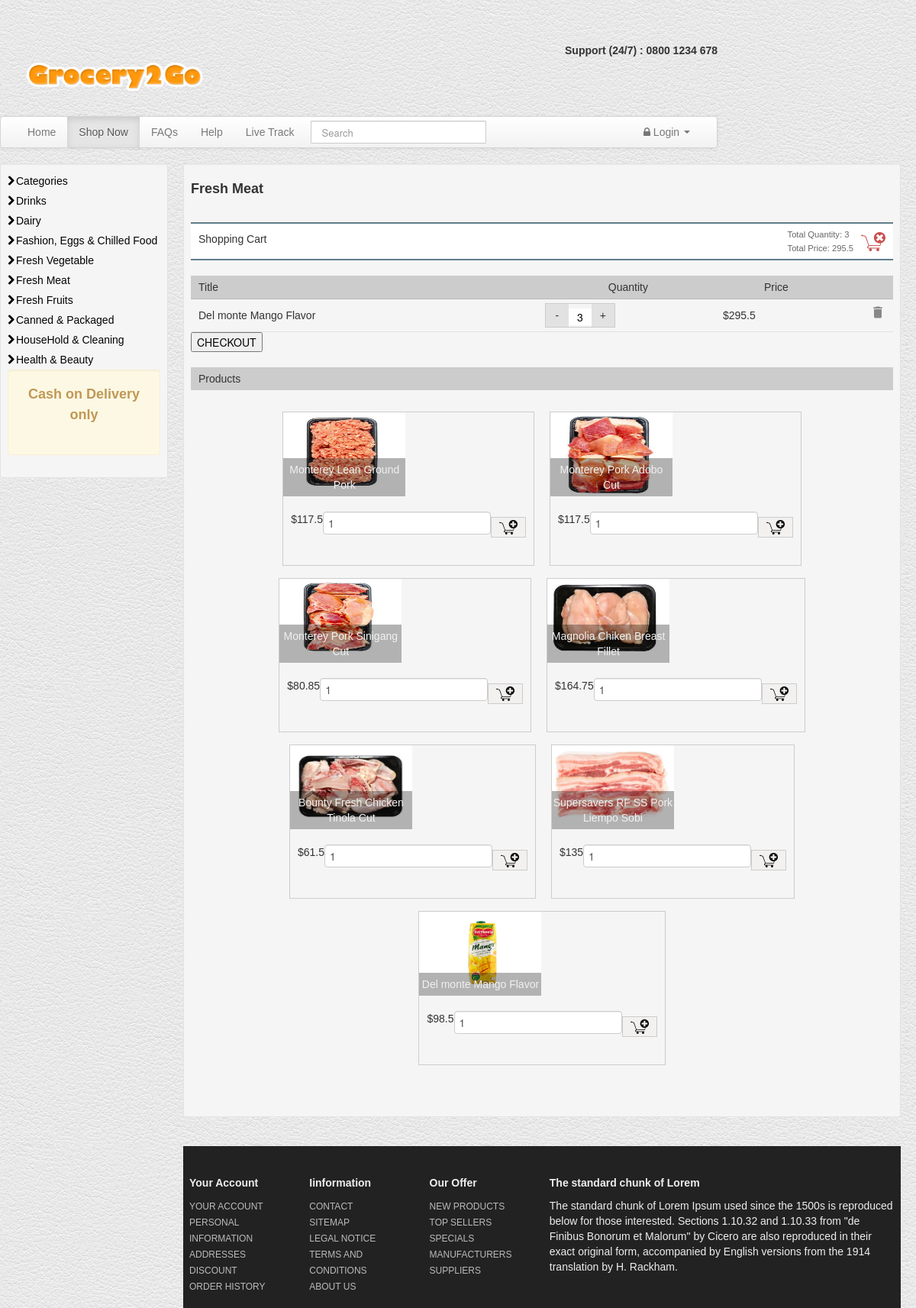
The app's page /shop-cart/grid-view.php with its own data.
### tables this page shows
CREATE TABLE `tbl_cart` (
  `id` int(11) NOT NULL,
  `product_id` int(11) NOT NULL,
  `quantity` int(11) NOT NULL,
  `member_id` int(11) NOT NULL
);

CREATE TABLE `tbl_product` (
  `id` int(8) NOT NULL,
  `name` varchar(255) NOT NULL,
  `itm_descrip` varchar(250) NOT NULL,
  `code` varchar(255) NOT NULL,
  `image` text NOT NULL,
  `price` double(10,2) NOT NULL,
  `gm_id` int(11) NOT NULL,
  `categ_id` int(11) NOT NULL
);

### shop-cart/ShoppingCart.php (called while the page is built, shortened)
<?php
require_once "DBController.php";
class ShoppingCart extends DBController
{
    function getAllProduct()
    {
        $query = "SELECT * FROM tbl_product";
        $productResult = $this->getDBResult($query);
        return $productResult;
    }
    function getMemberCartItem($member_id)
    {
        $query = "SELECT tbl_product.*, tbl_cart.id as cart_id,tbl_cart.quantity FROM tbl_product, tbl_cart WHERE
            tbl_product.id = tbl_cart.product_id AND tbl_cart.member_id = ?";
        $params = array(
            array(
                "param_type" => "i",
                "param_value" => $member_id
            )
        );
        $cartResult = $this->getDBResult($query, $params);
        return $cartResult;
    }
}

### shop-cart/DBController.php (called while the page is built, shortened)
<?php
class DBController
{
    private $host = "localhost";
    private $user = "root";
    private $password = "";
    private $database = "grocery2go";
    private static $conn;
    function __construct()
    {
        $this->conn = mysqli_connect($this->host, $this->user, $this->password, $this->database);
    }
    function getDBResult($query, $params = array())
    {
        $sql_statement = $this->conn->prepare($query);
        if (! empty($params)) {
            $this->bindParams($sql_statement, $params);
        }
        $sql_statement->execute();
        $result = $sql_statement->get_result();
        if ($result->num_rows > 0) {
            while ($row = $result->fetch_assoc()) {
                $resultset[] = $row;
            }
        }
        if (! empty($resultset)) {
            return $resultset;
        }
    }
    function bindParams($sql_statement, $params)
    {
        $param_type = "";
        foreach ($params as $query_param) {
            $param_type .= $query_param["param_type"];
        }
        $bind_params[] = & $param_type;
        foreach ($params as $k => $query_param) {
            $bind_params[] = & $params[$k]["param_value"];
        }
        call_user_func_array(array(
            $sql_statement,
            'bind_param'
        ), $bind_params);
    }
}

### shop-cart/grid-view.php (the view, shortened to what this page needs)
<!DOCTYPE html>
<html lang="en">
  <head>
    <link rel="stylesheet" href="https://cdnjs.cloudflare.com/ajax/libs/font-awesome/4.7.0/css/font-awesome.min.css">
    <link href="assets/css/bootstrap.css" rel="stylesheet"/>
    <link href="style.css" rel="stylesheet"/>
	<link href="assets/font-awesome/css/font-awesome.css" rel="stylesheet">
  </head>
<body>
<div class="container">
<header id="header">
<div class="row">
	<div class="span4">
	<h1>
	<a class="logo" href="index.html"><span>Grocery2Go</span>
		<img src="assets/img/g2g.png" alt="grocery2go">
	</a>
	</h1>
	</div>
  <div class="span4">
  </div>
  <div class="span4 alignR">
  <p><br> <strong> Support (24/7) :  0800 1234 678 </strong><br><br></p>
  </div>
  </div>
</header>
<div class="navbar">
	  <div class="navbar-inner">
		<div class="container-fluid">
		  <div class="nav-collapse">
			<ul class="nav">
        <li class=""><a href="index.html">Home	</a></li>
        <li class="active"><a href="grid-view.html">Shop Now</a></li>
        <li class=""><a href="general.html">FAQs</a></li>
          <li class=""><a href="help.html">Help</a></li>
          <li class=""><a href="livetrack.html">Live Track</a></li>
			</ul>
			<form action="#" class="navbar-search pull-left">
			  <input type="text" placeholder="Search" class="search-query span2">
			</form>
			<ul class="nav pull-right">
			<li class="dropdown">
				<a data-toggle="dropdown" class="dropdown-toggle" href="#"><span class="icon-lock"></span> Login <b class="caret"></b></a>
			</li>
			</ul>
		  </div>
		</div>
	  </div>
	</div>
	<div class="row">
<div id="sidebar" class="span3">
<div class="well well-small">
	<ul class="nav nav-list">
	<li><a href="products.html"><span class="icon-chevron-right"></span>Categories</a></li>
		<li><a href="products.html"><span class="icon-chevron-right"></span>Drinks</a></li>
		<li><a href="products.html"><span class="icon-chevron-right"></span>Dairy</a></li>
		<li><a href="products.html"><span class="icon-chevron-right"></span>Fashion, Eggs & Chilled Food</a></li>
		<li><a href="products.html"><span class="icon-chevron-right"></span>Fresh Vegetable</a></li>
		<li><a href="products.html"><span class="icon-chevron-right"></span>Fresh Meat</a></li>
		<li><a href="products.html"><span class="icon-chevron-right"></span>Fresh Fruits</a></li>
		<li><a href="products.html"><span class="icon-chevron-right"></span>Canned & Packaged</a></li>
		<li><a href="products.html"><span class="icon-chevron-right"></span>HouseHold & Cleaning</a></li>
		<li><a href="products.html"><span class="icon-chevron-right"></span>Health & Beauty </a></li>
	</ul>
  <div class="well well-small alert alert-warning cntr">
    <h3>Cash on Delivery only</h3>
    <br />
  </div>
</div>
	</div>
	<div class="span9">
    <div class="container">
      <div class="well well-small">
      <h3>Fresh Meat</h3>
        <div class="row-fluid">
          <?php
          require_once "ShoppingCart.php";
          $member_id = 2;
          $shoppingCart = new ShoppingCart();
          ?>
          <HTML>
          <HEAD>
          <link href="style1.css" type="text/css" rel="stylesheet" />
          </HEAD>
          <BODY>
          <?php
          $cartItem = $shoppingCart->getMemberCartItem($member_id);
          if (! empty($cartItem)) {
              $item_quantity = 0;
              $item_price = 0;
              if (! empty($cartItem)) {
                  foreach ($cartItem as $item) {
                      $item_quantity = $item_quantity + $item["quantity"];
                      $item_price = $item_price + ($item["price"] * $item["quantity"]);
                  }
              }
          }
          ?>
              <div id="shopping-cart">
                  <div class="txt-heading">
                      <div class="txt-heading-label">Shopping Cart</div>
                      <a id="btnEmpty" href="freshmeat.php?action=empty"><img
                          src="empty-cart.png" alt="empty-cart" title="Empty Cart"
                          class="float-right" /></a>
                      <div class="cart-status">
                          <div>Total Quantity: <span id="total-quantity"><?php echo $item_quantity; ?></span></div>
                          <div>Total Price: <span id="total-price"><?php echo $item_price; ?></span></div>
                      </div>
                  </div>
          <?php
          if (! empty($cartItem)) {
              ?>
          <div class="shopping-cart-table">
                      <div class="cart-item-container header">
                          <div class="cart-info title">Title</div>
                          <div class="cart-info">Quantity</div>
                          <div class="cart-info price">Price</div>
                      </div>
          <?php
              foreach ($cartItem as $item) {
                  ?>
          				<div class="cart-item-container">
                          <div class="cart-info title">
                              <?php echo $item["name"]; ?>
                          </div>
                          <div class="cart-info quantity">
                              <div class="btn-increment-decrement" onClick="decrement_quantity(<?php echo $item["cart_id"]; ?>, '<?php echo $item["price"]; ?>')">-</div><input class="input-quantity"
                                  id="input-quantity-<?php echo $item["cart_id"]; ?>" value="<?php echo $item["quantity"]; ?>"><div class="btn-increment-decrement"
                                  onClick="increment_quantity(<?php echo $item["cart_id"]; ?>, '<?php echo $item["price"]; ?>')">+</div>
                          </div>
                          <div class="cart-info price" id="cart-price-<?php echo $item["cart_id"]; ?>">
                                  <?php echo "$". ($item["price"] * $item["quantity"]); ?>
                              </div>
                          <div class="cart-info action">
                              <a
                                  href="freshmeat.php?action=remove&id=<?php echo $item["cart_id"]; ?>"
                                  class="btnRemoveAction"><img
                                  src="icon-delete.png" alt="icon-delete"
                                  title="Remove Item" /></a>
                          </div>
                      </div>
          				<?php
              }
              ?>
          </div>
            <?php
          }
          ?>
          <form class="" action="checkout.php" method="post">
            <input type="submit" name="checkout" value="CHECKOUT">
          </form>
          </div>
          <?php require_once "product-list.php"; ?>
          </BODY>
          </HTML>
        </div>
      </div>
    </div>
<div class="container">
  <footer class="footer">
  <div class="row-fluid">
  <div class="span2">
  <h5>Your Account</h5>
  <a href="#">YOUR ACCOUNT</a><br>
  <a href="#">PERSONAL INFORMATION</a><br>
  <a href="#">ADDRESSES</a><br>
  <a href="#">DISCOUNT</a><br>
  <a href="#">ORDER HISTORY</a><br>
   </div>
  <div class="span2">
  <h5>Iinformation</h5>
  <a href="contact.html">CONTACT</a><br>
  <a href="#">SITEMAP</a><br>
  <a href="#">LEGAL NOTICE</a><br>
  <a href="#">TERMS AND CONDITIONS</a><br>
  <a href="#">ABOUT US</a><br>
   </div>
  <div class="span2">
  <h5>Our Offer</h5>
  <a href="#">NEW PRODUCTS</a> <br>
  <a href="#">TOP SELLERS</a><br>
  <a href="#">SPECIALS</a><br>
  <a href="#">MANUFACTURERS</a><br>
  <a href="#">SUPPLIERS</a> <br/>
   </div>
   <div class="span6">
  <h5>The standard chunk of Lorem</h5>
  The standard chunk of Lorem Ipsum used since the 1500s is reproduced below for
   those interested. Sections 1.10.32 and 1.10.33 from "de Finibus Bonorum et
   Malorum" by Cicero are also reproduced in their exact original form,
  accompanied by English versions from the 1914 translation by H. Rackham.
   </div>
   </div>
  </footer>
</div>
</div>
  </body>
</html>

### shop-cart/product-list.php
<div id="product-grid">
    <div class="txt-heading">
        <div class="txt-heading-label">Products</div>
    </div>
    <?php
    $query = "SELECT * FROM tbl_product";
    $product_array = $shoppingCart->getAllProduct($query);
    if (! empty($product_array)) {
        foreach ($product_array as $key => $value) {
            ?>
        <div class="product-item">
        <form method="post"
            action="freshmeat.php?action=add&code=<?php echo $product_array[$key]["code"]; ?>">
            <div class="product-image">
                <img src="<?php echo $product_array[$key]["image"]; ?>">
                <div class="product-title">
                    <?php echo $product_array[$key]["name"]; ?>
                </div>
            </div>
            <div class="product-footer">
                <div class="float-right">
                    <input type="text" name="quantity" value="1"
                        size="2" class="input-cart-quantity" /><input type="image"
                        src="add-to-cart.png" class="btnAddAction" />
                </div>
                <div class="product-price float-left" id="product-price-<?php echo $product_array[$key]["code"]; ?>"><?php echo "$".$product_array[$key]["price"]; ?></div>
            </div>
        </form>
    </div>
    <?php
        }
    }
    ?>
</div>

### shop-cart/style.css (style rules this page uses)
body { background:url(assets/img/white_leather.png) repeat 0 0; }
#header { padding:8px 0 8px; }
#header a { text-decoration:none }
#header p { padding:0; margin:0; line-height:1em; font-size:100% }
#header h1 { margin:0;line-height:1em }
#header { padding-top:44px; }
.logo { padding-top: 9px;display: block; }
h3 { font-size: 18px;line-height: 1.5em; }
.navbar-inner { padding-left: 0;padding-right: 0; }
.alignR { text-align:right; }
.navbar .nav , .marginLess { margin:0 }
.navbar-search .search-query { padding: 4px 14px;-moz-border-radius: 1px;-webkit-border-radius: 1px;border-radius: 1px;line-height: 1.5em; min-width: 200px; }
.navbar-search { margin-left:6px; }
.footer { background-color:#222; color:#eee; padding: 28px 8px 18px; margin-top: 18px; }
.footer a { color:#bbb; font-size:12px; }
.cntr { text-align:center }
#sidebar ul { margin: 0;padding: 0; }
#sidebar .alert { padding: 8px; }
#sidebar .nav a { color:#000 }

### shop-cart/style1.css (style rules this page uses)
body { max-width: 550px; margin: 0; font-family: Arial, Helvetica, sans-serif; }
.txt-heading { margin: 20px 0px; text-align: left; background: #cccccc; padding: 5px 10px; overflow: auto; }
#shopping-cart .txt-heading { border-top: #607d8b 2px solid; background: #ffffff; border-bottom: #607d8b 2px solid; }
.txt-heading-label { display: inline-block; }
#shopping-cart .txt-heading .txt-heading-label { margin-top:5px; }
.btnAddAction { padding: 3px 10px; cursor: pointer; border: #CCC 1px solid; background: #f3f0f0; }
#product-grid { margin-bottom: 30px; text-align: center; padding-bottom: 20px; }
.product-item { display: inline-block; margin: 8px; border: #CCC 1px solid; }
.product-title { position: absolute; bottom: 0px; background: rgba(0, 0, 0, 0.3); width: 100%; padding: 5px 0px; color: #f1f1f1; }
.product-image { height: 110px; width:160px; position:relative; }
.product-image img { width:100%; height: 110px; }
.product-footer { padding: 20px 10px 10px; overflow: auto; }
.float-left { float:left; }
.float-right { float:right; }
.input-cart-quantity { padding: 6px; margin: 0; vertical-align: top; border: #CCC 1px solid; border-right: 0px; }
.cart-info { text-align: right; display:inline-block; width:15%; }
.cart-info.title { width:50%; text-align: left; }
.cart-info.quantity { width: 90px; border: #ccc 1px solid; }
.cart-info.price { min-width:20%; position:relative; }
.cart-info.action { width: 5%; vertical-align: middle; float:right; }
.cart-item-container { padding: 5px 10px; border-bottom: #e2e2e2 1px solid; }
.cart-status { color: #666; float: right; font-size: 0.8em; padding: 0px 10px; line-height: 18px; }
#btnEmpty img { margin-top:6px; cursor:pointer; }
.cart-item-container.header { background: #CCC; border-bottom: #b9b8b8 1px solid; }
.btn-increment-decrement { display: inline-block; padding: 5px 0px; background: #e2e2e2; width: 30px; text-align: center; cursor:pointer; }
.input-quantity { border: 0px; width: 30px; display: inline-block; margin: 0; box-sizing: border-box; text-align: center; }
.active { background-color: #4CAF50; color: white; }

### records on screen
tbl_cart: product.name "Del monte Mango Flavor", quantity "3", $item["price"] * $item["quantity"] "295.5"
tbl_product: shows a picture, name "Monterey Lean Ground Pork", price "117.5"
tbl_product: shows a picture, name "Monterey Pork Adobo Cut", price "117.5"
tbl_product: shows a picture, name "Monterey Pork Sinigang Cut", price "80.85"
tbl_product: shows a picture, name "Magnolia Chiken Breast Fillet", price "164.75"
tbl_product: shows a picture, name "Bounty Fresh Chicken Tinola Cut", price "61.5"
tbl_product: shows a picture, name "Supersavers RF SS Pork Liempo Sobi", price "135"
tbl_product: shows a picture, name "Del monte Mango Flavor", price "98.5"

### other values on screen
$item_quantity "3"
$item_price "295.5"
